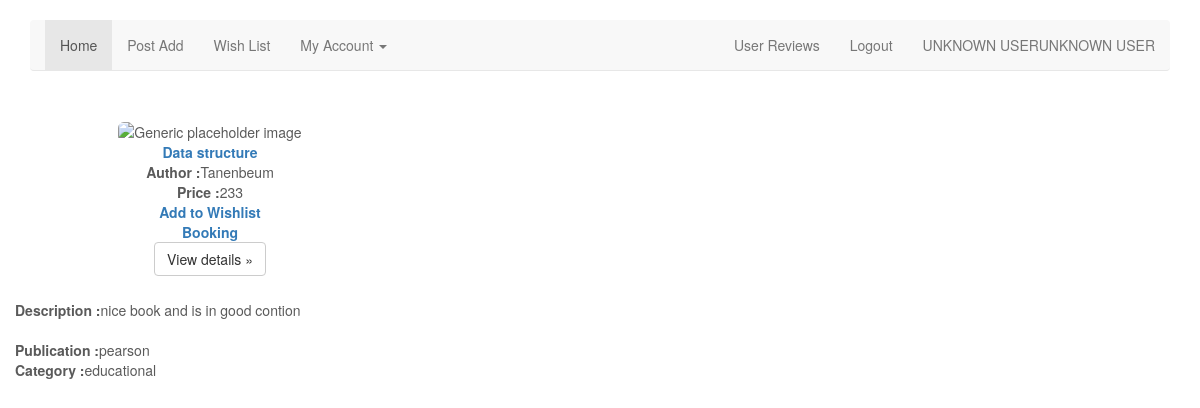
/perticular.php?id=7, run on the app's committed database.
### tables this page shows
CREATE TABLE IF NOT EXISTS `book` (
`book_id` int(11) NOT NULL,
  `name` varchar(50) NOT NULL,
  `author` varchar(50) NOT NULL,
  `publication` varchar(30) DEFAULT NULL,
  `edition` int(3) DEFAULT NULL,
  `description` varchar(150) DEFAULT NULL,
  `price` varchar(5) NOT NULL,
  `category` varchar(20) NOT NULL,
  `status` varchar(10) NOT NULL DEFAULT 'Active',
  `imagename` varchar(50) DEFAULT 'noimage.jpg',
  `image` blob
);

### perticular.php (the view, shortened to what this page needs)
<?php
require 'core2.php';
?><!DOCTYPE html>
<html lang="en">
<head>
    <link href="dist/css/bootstrap.min.css" rel="stylesheet">
    <link href="carousel.css" rel="stylesheet">
  </head>
  <body>
    <div class="navbar-wrapper">
      <div class="container">
        <nav class="navbar navbar-default navbar-static-top">
          <div class="container">
           <div id="navbar" class="navbar-collapse collapse">
          <ul class="nav navbar-nav">
          <li class="active"><a href="HOME2.php">Home</a></li>
            <li><a href="post2.php">Post Add</a></li>
            <li><a href="wlist2.php">Wish List</a></li>
             <li class="dropdown">
              <a href="#" class="dropdown-toggle" data-toggle="dropdown" role="button" aria-expanded="false">My Account <span class="caret"></span></a>
            </li>
          </ul>
          <ul class="nav navbar-nav navbar-right">
 <li><a href="revieww.php">User Reviews</a></li>
		  <li><a href="logout.php">Logout</a></li>
            <li><a href="accountinfo.php"><?php echo getuserfield('fname').' '.getuserfield('lname');?>
</a></li>
            </ul>
        </div> </div>
        </nav>
      </div>
    </div>
	<br><br><br><br>
<?php
	$bookid=$_GET['id'];
$queryy="SELECT * FROM `book` WHERE  `book_id`='$bookid'";
if($dhanu=mysql_query($queryy))
{  $row=mysql_fetch_assoc($dhanu);
$bookname=$row['name'];
$author=$row['author'];
$description=$row['description'];
$price=$row['price'];
$publication=$row['publication'];
$category=$row['category'];
$status=$row['status'];
$bookid=$row['book_id'];
echo'<br>';
echo'<br>';
$image=$row['image'];?>
<div class="container marketing">
      <div class="row">
        <div class="col-lg-4">
		<?php
       if($status!='Sold')
       {
		     if($image)
            {
                 echo "<img  class=\"img-rounded\" src=getimage.php?id=$bookid height=\"170px\" width=\"130px\"  alt=\"Generic placeholder image\"   >  ";
            }
            else
            {
        ?>
                <img class="img-rounded" src="noimage.jpg" alt="Generic placeholder image" style="width: 130px; height: 170px;">
        <?php
            }
          ?>
          <?php echo"<br><a id='various3' href='perticular.php?id=$bookid'><b>$bookname</b></a>";
                   echo'<br><b>Author :</b>'.$author;
				   echo'<br><b>Price :</b>'.$price;
                     if($status!='Booked')
                    {
                            echo"<br><a id='various3' href='wishlist2.php?id=$bookid'><b>Add to Wishlist</b></a>";
                            echo"<br><a id='various3' href='booking2.php?id=$bookid'><b>Booking</b></a>";
                    }
                    else
					{
					        echo"<br>Temporary Unavailable";
					}
					?>
		 <?php echo"<br><a class=\"btn btn-default\"id='various3' href='perticular.php?id=$bookid' role=\"button\">View details &raquo;</a>";
             }      ?>
        </div>
		<?php
echo'<br>'; echo'<br><br><br><br><br><br><br><br><b>Description :</b>'.$description;
echo'<br>';
 echo'<br><b>Publication :</b>'.$publication;
 echo'<br><b>Category :</b>'.$category;
}
?>
 </div>
  </body>
</html>

### carousel.css (style rules this page uses)
body { padding-bottom: 40px; color: #5a5a5a; }
.navbar-wrapper { position: absolute; top: 0; right: 0; left: 0; z-index: 20; }
.navbar-wrapper > .container { padding-right: 0; padding-left: 0; }
.navbar-wrapper .navbar { padding-right: 15px; padding-left: 15px; }
.navbar-wrapper .navbar .container { width: auto; }
.marketing .col-lg-4 { margin-bottom: 20px; text-align: center; }
@media (min-width: 768px) { .navbar-wrapper { margin-top: 20px; } }
@media (min-width: 768px) { .navbar-wrapper .container { padding-right: 15px; padding-left: 15px; } }
@media (min-width: 768px) { .navbar-wrapper .navbar { padding-right: 0; padding-left: 0; } }
@media (min-width: 768px) { .navbar-wrapper .navbar { border-radius: 4px; } }

### data on the page
book: name "Data structure", author "Tanenbeum", price "233", description "nice book and is in good contion", publication "pearson", category "educational"
